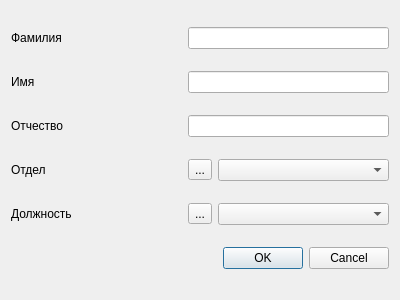
<?xml version="1.0" encoding="UTF-8"?>
<ui version="4.0">
 <class>Users</class>
 <widget class="QDialog" name="Users">
  <property name="geometry">
   <rect>
    <x>0</x>
    <y>0</y>
    <width>400</width>
    <height>300</height>
   </rect>
  </property>
  <property name="windowTitle">
   <string>Добавить пользователя</string>
  </property>
  <layout class="QGridLayout" name="gridLayout">
   <item row="0" column="0">
    <widget class="QLabel" name="label">
     <property name="text">
      <string>Фамилия</string>
     </property>
    </widget>
   </item>
   <item row="0" column="1" colspan="2">
    <widget class="QLineEdit" name="lineEdit"/>
   </item>
   <item row="1" column="0">
    <widget class="QLabel" name="label_2">
     <property name="text">
      <string>Имя</string>
     </property>
    </widget>
   </item>
   <item row="1" column="1" colspan="2">
    <widget class="QLineEdit" name="lineEdit_2"/>
   </item>
   <item row="2" column="0">
    <widget class="QLabel" name="label_3">
     <property name="text">
      <string>Отчество</string>
     </property>
    </widget>
   </item>
   <item row="2" column="1" colspan="2">
    <widget class="QLineEdit" name="lineEdit_3"/>
   </item>
   <item row="3" column="0">
    <widget class="QLabel" name="label_4">
     <property name="text">
      <string>Отдел</string>
     </property>
    </widget>
   </item>
   <item row="3" column="1">
    <widget class="QToolButton" name="toolButton">
     <property name="text">
      <string>...</string>
     </property>
    </widget>
   </item>
   <item row="3" column="2">
    <widget class="QComboBox" name="comboBox"/>
   </item>
   <item row="4" column="0">
    <widget class="QLabel" name="label_5">
     <property name="text">
      <string>Должность</string>
     </property>
    </widget>
   </item>
   <item row="4" column="1">
    <widget class="QToolButton" name="toolButton_2">
     <property name="text">
      <string>...</string>
     </property>
    </widget>
   </item>
   <item row="4" column="2">
    <widget class="QComboBox" name="comboBox_2"/>
   </item>
   <item row="5" column="0" colspan="3">
    <widget class="QDialogButtonBox" name="buttonBox">
     <property name="orientation">
      <enum>Qt::Horizontal</enum>
     </property>
     <property name="standardButtons">
      <set>QDialogButtonBox::Cancel|QDialogButtonBox::Ok</set>
     </property>
    </widget>
   </item>
  </layout>
 </widget>
 <resources/>
 <connections>
  <connection>
   <sender>buttonBox</sender>
   <signal>accepted()</signal>
   <receiver>Users</receiver>
   <slot>accept()</slot>
   <hints>
    <hint type="sourcelabel">
     <x>248</x>
     <y>254</y>
    </hint>
    <hint type="destinationlabel">
     <x>157</x>
     <y>274</y>
    </hint>
   </hints>
  </connection>
  <connection>
   <sender>buttonBox</sender>
   <signal>rejected()</signal>
   <receiver>Users</receiver>
   <slot>reject()</slot>
   <hints>
    <hint type="sourcelabel">
     <x>316</x>
     <y>260</y>
    </hint>
    <hint type="destinationlabel">
     <x>286</x>
     <y>274</y>
    </hint>
   </hints>
  </connection>
 </connections>
</ui>
